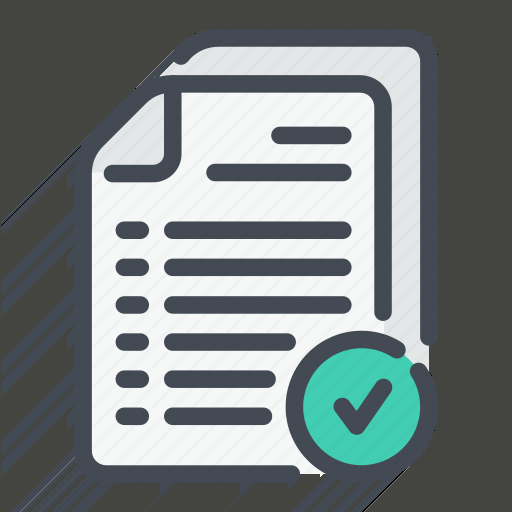
#> input picture src/assests/images/docs.png, 512 x 512 px; its folder holds only this picture in this run
$ python -i image_service.py   (imports and definitions only)
#> lines starting #> are read from the running program, lines starting #| are printed output that depends on the picture
from fastapi import HTTPException
from dotenv import load_dotenv
import os
import logging
import base64
from PIL import Image
from io import BytesIO


# Setup logging
# [1 line not run here, left out]
logger = logging.getLogger(__name__)

Image.MAX_IMAGE_PIXELS = None


def encode_images_to_base64(images_path):
    image_files = [os.path.join(images_path, file) for file in os.listdir(images_path) if file.endswith(".png")]
    print("image file:", len(image_files))
    encoded_images = []
    for file in image_files:
        try:
            with Image.open(file) as img:  # Open the image file
                img = img.resize((1024, 1024))
                buffered = BytesIO()  # Create a buffer to store the image bytes
                img.save(buffered, format="PNG")  # Save the image to the buffer in PNG format
                img_data = buffered.getvalue()  # Get the raw image data from the buffer
                encoded_image = base64.b64encode(img_data).decode('utf-8')  # Encode the image data as base64
                encoded_images.append(encoded_image)
                # print("Image read successfully")
        except Exception as e:
            logger.error(f"Error processing image {file}: {e}")
            raise HTTPException(status_code=500, detail=f"Error processing image {file}: {e}")
    return encoded_images


def parse_response_data(data):
    # Strip the data and split it into lines
    data = data.replace("**","")
    data = data.replace("-","")
    data = data.replace("\"","")
    lines = data.strip().split("\n")
    print(lines)

    result ={}
    for line in lines:
        print(line)
        line_key = line.split(":")[0]
        line_value = line.split(":")[1]
        result[line_key] = line_value

    return result


def parse_cmp_data(data):
    # Strip the data and split it into lines
    data = data.replace("**","")
    # data = data.replace("-","")
    data = data.replace("\"","")
    # [7 lines of commented-out code are left out]

    return data

>>> import cv2
>>> picture = cv2.imread('../../src/assests/images/docs.png', cv2.IMREAD_GRAYSCALE)
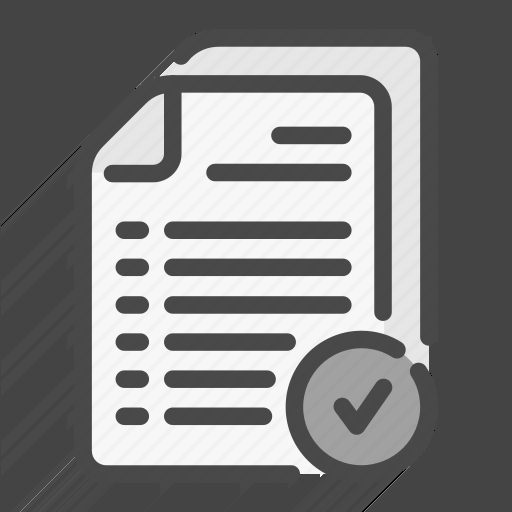
#> picture: shape (512, 512); min 0, max 247, mean 127.8
#> (the run stopped early here; a loop or call above may not have finished)
